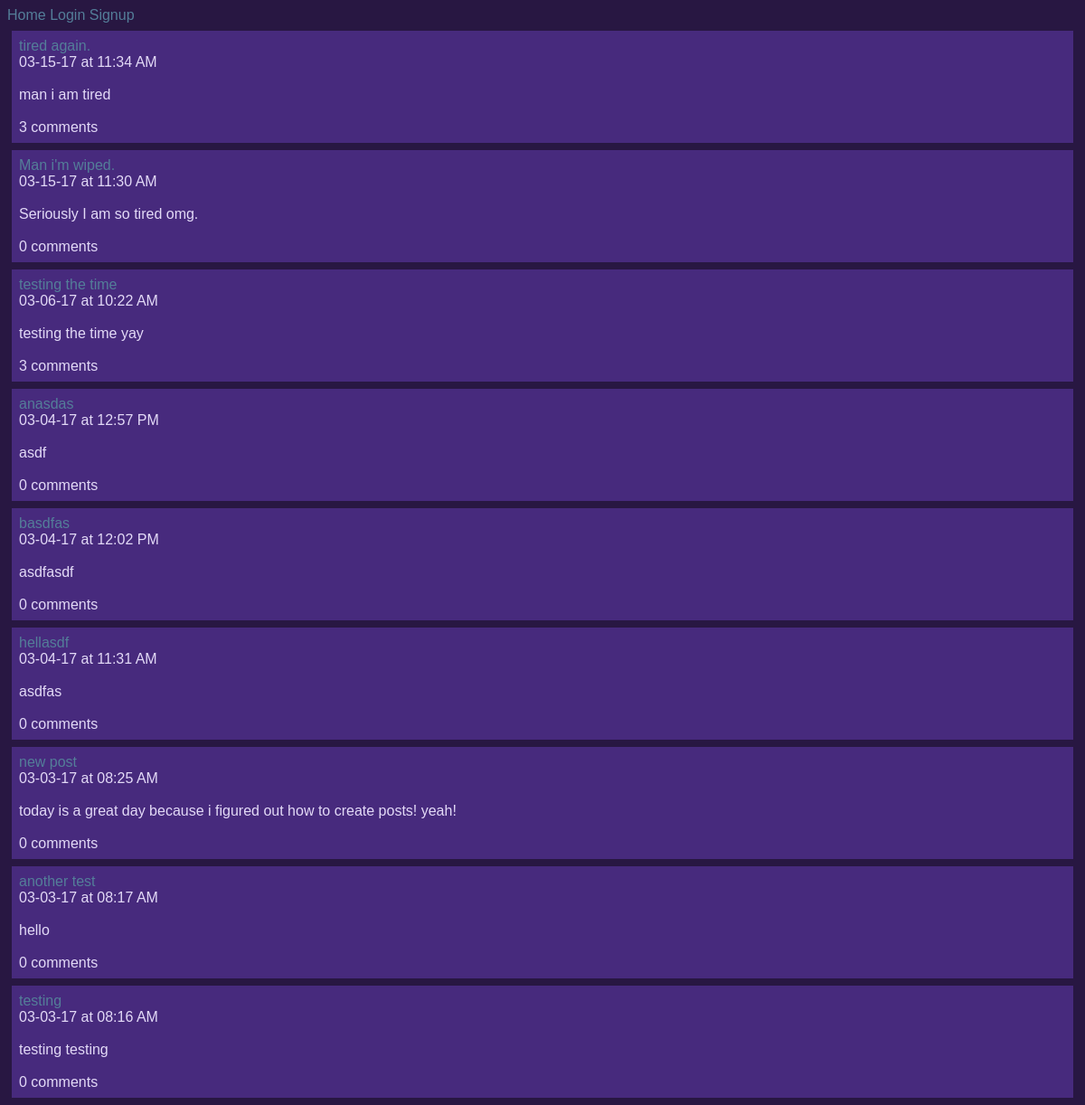
Screenshot of /ben/posts/ with the database file from the repository.
### posts/models.py (models this page shows)
class Post(models.Model):
	title = models.CharField(max_length=100)
	pub_date = models.DateTimeField('date published', auto_now_add=True)
	body = models.TextField()
	user = models.ForeignKey(User, on_delete=models.CASCADE, null=True)
	num_comments = models.IntegerField('# of comments', default=0)
	def utc_to_local(self, utc_datetime):
		return utc_datetime.astimezone(tz=None)
	def __str__(self):
		date = self.utc_to_local(self.pub_date).strftime('%m-%d-%y')
		time = self.utc_to_local(self.pub_date).strftime('%I:%M %p')
		return '%s at %s \n\n %s \n\n' % (date, time, self.body)

### posts/views.py (the view)
def index(request, username):
	try:
		user = User.objects.get(username=username)
	except:
		return render(request, 'posts/index.html', {'username': None})
	return render(request, 'posts/index.html', {'username': User.objects.get(username=username)})

### posts/templates/posts/index.html
{% extends 'Blog/base.html' %}
{% block content %}
{% if username == None %}
	<h1>"Whoa dude, this user doesn't exist!"</h1>
{% else %}
	{% for post in username.post_set.all reversed %}
		<div id="post">
		<a href={% url 'posts:display-post' username=username post_number=post.id  %}>{{ post.title|linebreaksbr }}</a> <br>
		{{ post|linebreaksbr }}
		{{ post.num_comments }} comments<br>
		</div>
	{% endfor %}
{% endif %}
{% endblock content%}

### static/Blog/site.css (style rules this page uses)
a:link { text-decoration: none; color: #547E99; }
body { color: #E3DAF7; background-color: #281742; font-family: Arial, Georgia, serif; }
#post { background-color: #472A7D; padding: 8px; margin: 8px 5px; }

### rows the page displays
Post: title "tired again.", pub_date+body "03-15-17 at 11:34 AM man i am tired", num_comments "3"
Post: title "Man i'm wiped.", pub_date+body "03-15-17 at 11:30 AM Seriously I am so tired omg.", num_comments "0"
Post: title "testing the time", pub_date+body "03-06-17 at 10:22 AM testing the time yay", num_comments "3"
Post: title "anasdas", pub_date+body "03-04-17 at 12:57 PM asdf", num_comments "0"
Post: title "basdfas", pub_date+body "03-04-17 at 12:02 PM asdfasdf", num_comments "0"
Post: title "hellasdf", pub_date+body "03-04-17 at 11:31 AM asdfas", num_comments "0"
Post: title "new post", pub_date+body "03-03-17 at 08:25 AM today is a great day because i figured out how to create posts! yeah!", num_comments "0"
Post: title "another test", pub_date+body "03-03-17 at 08:17 AM hello", num_comments "0"
Post: title "testing", pub_date+body "03-03-17 at 08:16 AM testing testing", num_comments "0"
